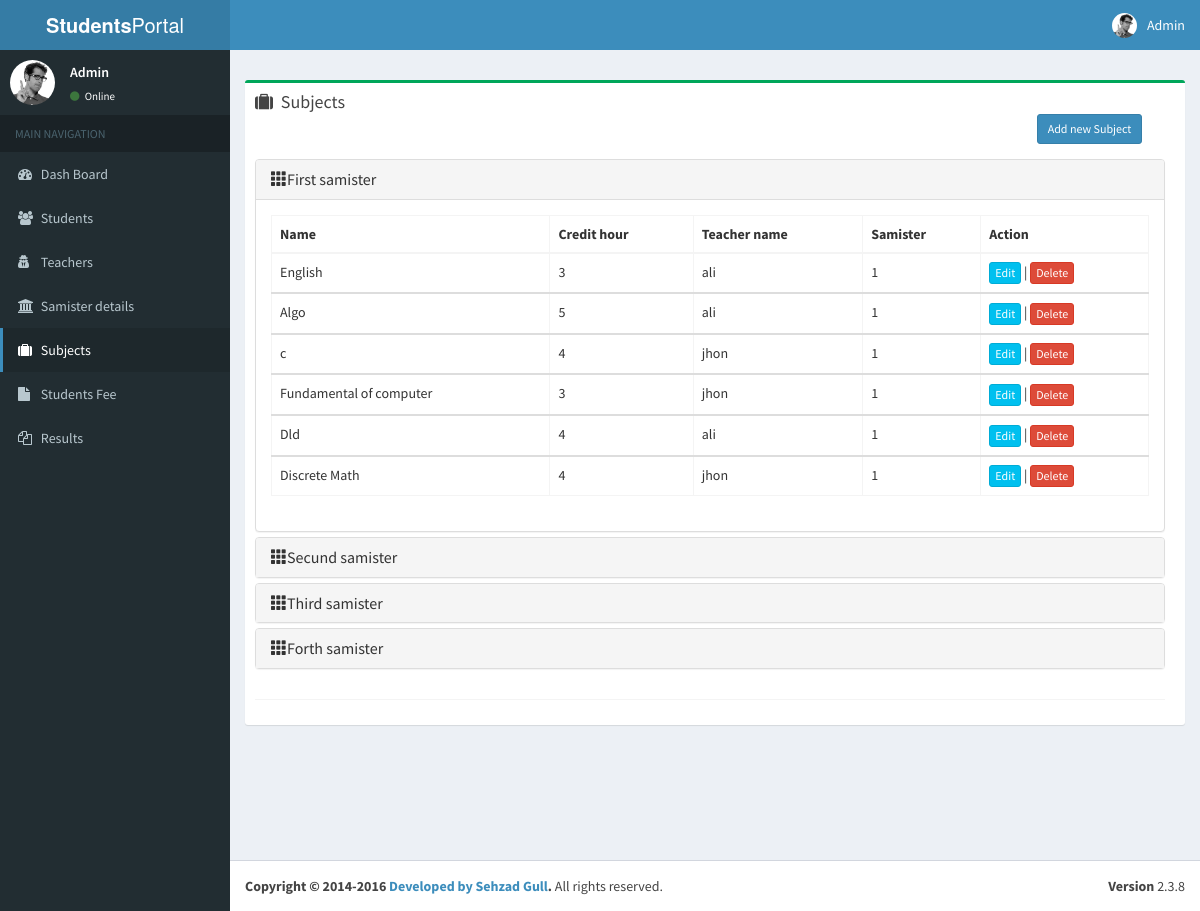
The app's page /subjects.php with its own data.
### tables this page shows
CREATE TABLE `subjects` (
  `id` int(10) UNSIGNED NOT NULL,
  `name` varchar(191) NOT NULL,
  `credit_hour` varchar(191) NOT NULL,
  `teacher_id` int(10) UNSIGNED NOT NULL,
  `samester_id` int(10) UNSIGNED NOT NULL,
  `created_at` timestamp NULL DEFAULT NULL,
  `updated_at` timestamp NULL DEFAULT NULL
);

CREATE TABLE `teachers` (
  `id` int(10) UNSIGNED NOT NULL,
  `name` varchar(191) NOT NULL,
  `f_name` varchar(191) NOT NULL,
  `nic` varchar(191) NOT NULL,
  `phone` varchar(191) NOT NULL,
  `email` varchar(191) NOT NULL,
  `created_at` timestamp NULL DEFAULT NULL,
  `updated_at` timestamp NULL DEFAULT NULL
);

### subjects/index.php (the view, shortened to what this page needs)
<div class="content-wrapper">
  <section class="content-header">
  </section>
  <section class="content">
    <div class="row">
      <section class="col-lg-12 col-md-12">
        <div class="box box-success">
          <div class="box-header">
            <i class="fa fa-suitcase"></i>
            <h3 class="box-title">Subjects</h3>
               <div class="col-sm-12">
                </div>
            <div class="col-md-2" style="float: right;">
                <button type="button" class="btn btn-primary btn-sm" data-toggle="modal" data-target="#addTeacher" data-backdrop="static" data-keyboard="false">Add new Subject</button>
            </div>
          </div>
          <div class="box-body chat" id="chat-box">
            <div class="item">
                <div class="panel-group" id="accordion">
                    <div class="panel panel-default">
                        <div class="panel-heading">
                            <h4 class="panel-title">
                                <a data-toggle="collapse" data-parent="#accordion" href="#collapseOne"><span class="glyphicon glyphicon-th">
                                          </span>First samister</a>
                            </h4>
                        </div>
                        <div id="collapseOne" class="panel-collapse collapse in">
                            <div class="panel-body">
                                <?php
                                $q = "SELECT * FROM subjects WHERE samester_id = 1";
                                $r = mysqli_query($dbc,$q);
                                if (mysqli_num_rows($r) <= 0) {
                                    echo "<p>Record Empty</p>";
                                }else {
                                ?>
                                <table class="table table-hover table-bordered">
                                    <thead>
                                    <tr>
                                        <th>Name</th>
                                        <th>Credit hour</th>
                                        <th>Teacher name</th>
                                        <th>Samister</th>
                                        <th>Action</th>
                                    </tr>
                                    </thead>
                                    <?php } ?>
                                    <?php
                                    while( $row = $r->fetch_assoc() ) { ?>
                                        <tbody>
                                        <tr>
                                            <td id="stu_name"><?php
                                                echo $row['name'];?></td>
                                            <td id="stu_fname"><?php
                                                echo $row['credit_hour'];?></td>
                                            <td id="teacher_id"><?php
                                                $temp = "SELECT * FROM teachers WHERE id= '$row[teacher_id]' ";
                                                $teacher_obj =mysqli_query($dbc,$temp);
                                                while( $temp_teacher = $teacher_obj->fetch_assoc() ) {
                                                    echo $temp_teacher['name']; } ?></td>
                                            <td id="samester_id"><?php echo $row['samester_id'];?></td>
                                            <td>
                                                <button type="button" class="editBtn btn btn-info btn-small btn-xs" data-backdrop="static" data-keyboard="false" data-id='<?=$row['id']?>' data-name='<?=$row['name']?>' data-credit_hour='<?=$row['credit_hour']?>' data-teacher_id='<?=$row['teacher_id']?>' data-samester_id='<?=$row['samester_id']?>'>
                                                    Edit
                                                </button> |
                                                <a href="services/subject/deleteUser.php?del=<?php echo$row['id'];?>">
                                                    <button type="button" class="btn btn-small btn-xs btn-danger" onclick="return confirm('Are you sure?')">Delete</button>
                                                </a>
                                            </td>
                                        </tr>
                                        </tbody>
                                    <?php }
                                    ?>
                                </table>
                            </div>
                        </div>
                    </div>
                    <div class="panel panel-default">
                        <div class="panel-heading">
                            <h4 class="panel-title">
                                <a data-toggle="collapse" data-parent="#accordion" href="#collapseTwo"><span class="glyphicon glyphicon-th">
                                          </span>Secund samister</a>
                            </h4>
                        </div>
                    </div>
                    <div class="panel panel-default">
                        <div class="panel-heading">
                            <h4 class="panel-title">
                                <a data-toggle="collapse" data-parent="#accordion" href="#collapseThree"><span class="glyphicon glyphicon-th">
                                          </span>Third samister</a>
                            </h4>
                        </div>
                    </div>
                    <div class="panel panel-default">
                        <div class="panel-heading">
                            <h4 class="panel-title">
                                <a data-toggle="collapse" data-parent="#accordion" href="#collapseFour"><span class="glyphicon glyphicon-th">
                                          </span>Forth samister</a>
                            </h4>
                        </div>
                    </div>
                </div>
            </div>
          <div class="box-footer">
          </div>
        </div>
      </section>
      <section class="col-lg-5 connectedSortable">
      </section>
    </div>
  </section>
</div>

### records on screen
subjects: name "English", credit_hour "3", samester "1"
teachers: name "ali"
subjects: name "Algo", credit_hour "5", samester "1"
subjects: name "c", credit_hour "4", samester "1"
teachers: name "jhon"
subjects: name "Fundamental of computer", credit_hour "3", samester "1"
subjects: name "Dld", credit_hour "4", samester "1"
subjects: name "Discrete Math", credit_hour "4", samester "1"
